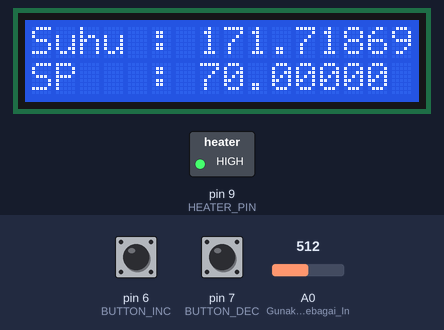
The sketch below on a simulated Arduino Uno, built for the host (arithmetic inside an expression is 32-bit, double 64-bit). Shown: 16×2 character LCD, switched loads named in the sketch (green lamp = pin HIGH). The test bench sets the inputs (shaded band); at power-on: A0 (Gunakan_Pin_A0_sebagai_In) = 512, pin 6 (BUTTON_INC) LOW, pin 7 (BUTTON_DEC) LOW. What the sketch prints to the serial monitor is not drawn.

Above: at 1.6 s.
1.7 s: A0 (Gunakan_Pin_A0_sebagai_In) set to 716
At 2.8 s:
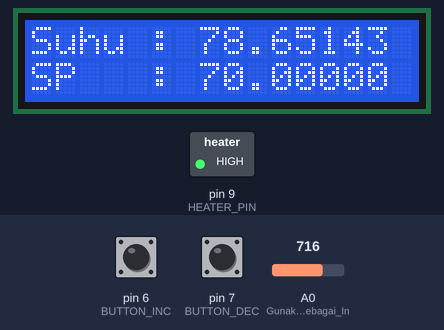
4.7 s: A0 (Gunakan_Pin_A0_sebagai_In) set to 701
At 5.5 s:
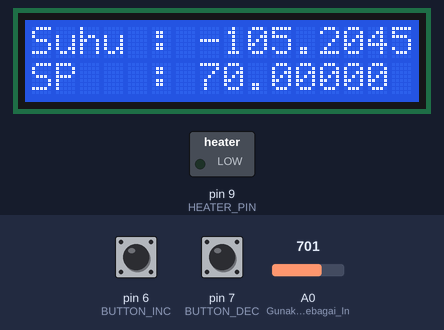
7.5 s: A0 (Gunakan_Pin_A0_sebagai_In) set to 511
At 8.8 s:
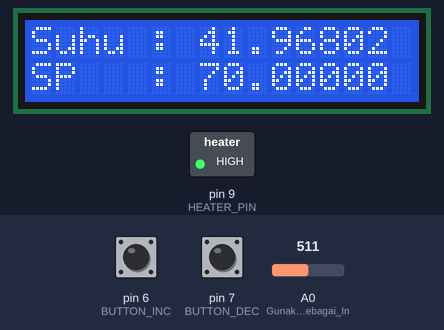
10.5 s: pin 6 (BUTTON_INC) pulled HIGH for 0.15 s
At 11.7 s:
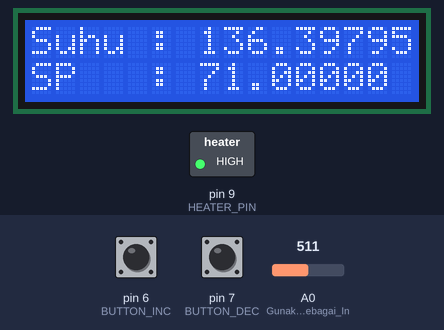
12.1 s: pin 6 (BUTTON_INC) pulled HIGH for 1 s
At 13.1 s:
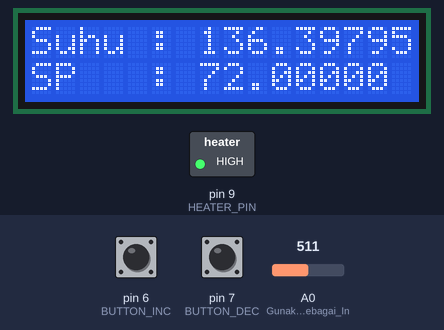
Timing chart, 0 to 15.1 s (numbered marks = the images above; inputs shaded):
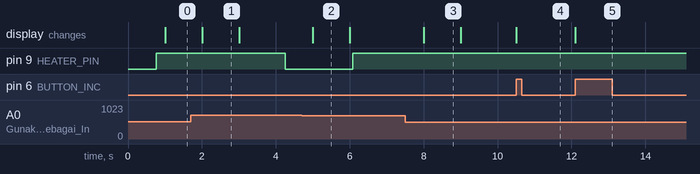

Measured:
- the behaviour switches between 709 and 708 on A0 (Gunakan_Pin_A0_sebagai_In) (found by bisection; images 1 and 2)
- after the input at 1.7 s, pin 9 (HEATER_PIN): HIGH → LOW after 2.6 s; the display: changes after 0.30 s (image 1)
- after the input at 4.7 s, the display: changes after 0.31 s (image 2)
- after the input at 7.5 s, pin 9 (HEATER_PIN): stays HIGH (without the input it goes to LOW after 0.95 s); the display: changes after 0.51 s (image 3)
- after the input at 10.5 s, the display: changes at once (image 4)
- after the input at 12.1 s, the display: changes at once (image 5)
- what the display in image 1 shows lasts 1.0 s, from 2.0 s to 3.0 s

The sketch:

SIMP2025_PIDControl.ino
```cpp
/*
Sistem Instrumentasi dan Metode Pengukuran - 2025

Program untuk melakukan kontrol loop tertutup dengan
kontrol berupa PID. Solid state relay (SSR) digunakan
untuk menghidup-matikan heater dan SSR tersebut akan
Arduino Uno kontrol melalui program ini.

Misalkan error menyatakan selisih antara temperatur
setpoint dan temperatur aktual pada sistem.
||
||   e(t) = SP - x(t)
||
||   e(t) : error
||   SP   : Set point (dalam hal ini temperatur)
||   x(t) : Variabel yang ingin dikontrol (dalam hal ini temperatur)
||
Maka, output PID u(t) diberikan sebagai
||
||   u(t) = Kp * e(t) + Ki \int{e(t)} + Kd de(t)/dt
||
Jika kita uraikan formula PID di atas menjadi komponen-komponen
proporsional P(t), integral I(t), dan derivative D(t), maka
||
||   u(t) = P(t) + I(t) + D(t)
||
Untuk perhitungan secara numerik, kita definisikan instance waktu
t = nT dengan T menyatakan periode sampling yang digunakan untuk
komputasi PID. Kita bisa definisikan
||
||   P(nT) = Kp * e(nT)
||   I(nT) = Ki * \sum(T * e(nT))
||         = Ki * T * e(nT) + I((n-1)T)                     // Persamaan Rekursif
||   D(nT) = Kd * ( e(nT) - e((n-1)T) ) / T                 // Aproksimasi Turunan
||
Sehingga kita bisa hitung nilai u(nT) berdasarkan komponen-komponen
P(nT), I(nT), dan D(nT) di atas.
*/

#include <avr/io.h>
#include <avr/interrupt.h>
#include <LiquidCrystal.h>

// Definisi (silakan atur sesuai keperluan)
#define SELANG_WAKTU_SAMPLING_ADC  100       // Selang waktu konversi A/D dalam ms.
#define SELANG_WAKTU_SAMPLING_PID  2000ULL   // Selang waktu sampling kontrol PID dalam ms. (Maksimum 4 detik atau 4000 ms)
#define SELANG_WAKTU_LCD           1000      // Selang waktu penampilan hasil bacaan temperatur ke LCD.
#define SELANG_WAKTU_DEBOUNCE      50        // Selang waktu minimum agar tombol bisa kembali dipakai (dalma ms)

#define RESOLUSI_SETPOINT_C        1.0F

#define BUTTON_INC                 6         // Tombol untuk menaikkan nilai setpoint
#define BUTTON_DEC                 7         // Tombol untuk menurunkan nilai setpoint
#define HEATER_PIN                 9         // Pin untuk mengontrol SSR

#define CPU_FREQ              16000ULL            // in kHz
#define TIMER1_PRESCALLER     1024ULL
#define TIMER1_TOP_VALUE      ((SELANG_WAKTU_SAMPLING_PID * CPU_FREQ / TIMER1_PRESCALLER) - 1)

/* Deklarasi Objek dan Variables */
LiquidCrystal lcd(12, 10, 5, 4, 3, 2); 	// LCD: RS, E, D4, D5, D6, D7

bool lastButtonState_inc;          // Keadaan terakhir tombol (untuk menaikkan nilai setpoint)
bool lastButtonState_dec;          // Keadaan terakhir tombol (untuk menurunkan nilai setpoint)
bool currentState;

unsigned int   ui_ADC[10] = {0};   // Array untuk menyimpan Bacaan ADC oleh Arduino dengan banyaknya elemen sebesar 10 buah.
float          f_ADCMovAvg;        // Hasil Moving Average dari bacaan ADC. Hasil dihitung dengan meratakan array adc.
unsigned char  uc_arrayIndex;      // Indeks dari array adc.

volatile uint8_t  b_PIDSampTimeFlag;    // Flag untuk menandakan sudah saatnya melakukan perhitungan dan kontrol PID
unsigned long  ul_SampTimeMS;      // Checkpoint pewaktu untuk sampling dalam millisecond.
unsigned long  ul_LCDTimeMS;       // Checkpoint pewaktu untuk Pengubahan Bacaan di LCD.
unsigned long  ul_DebounceMS_inc;  // Checkpoint pewaktu debounce
unsigned long  ul_DebounceMS_dec;  // Checkpoint pewaktu debounce

float f_TempFilter_C;              // Filtered Temperatur dalam derajat Celcius.
float f_SetPoint_C;                // Setpoint temperatur dalam derajat Celcius.

const float f_PID_Kp     = 0.5F;   // Konstanta Proportional PID
const float f_PID_Ki     = 0.0F;   // Konstanta Integral PID
const float f_PID_Kd     = 0.0F;   // Konstanta Derivative PID

float f_PrevError_C;               // Nilai error antara setpoint dan f_TempFilter_C sebelumnya
float f_Error_C;                   // Nilai error antara setpoint dan f_TempFilter_C (aktual) dalam derajat Celcius
float f_PID_Prop;                  // Nilai komponen proportional dari PID
float f_PID_Int;                   // Nilai komponen integral dari PID
float f_PID_Deriv;                 // Nilai komponen derivative dari PID
float f_PID_Output;                // Output PID

/* Fungsi */
float fGetTemperature(float adc_value)
{
     // Fungsi untuk menghitung temperatur berdasarkan nilai adc
     // Koefisien model a, b, dan c diisi/diganti berdasarkan hasil regresi Anda masing-masing
     float a, b, c, result;
     a = -0.002;         // This is just an example
     b = 1.24;           // This is just an example
     c = 25.00;          // This is just an example
     // Hitung resultnya
     result = a * adc_value * adc_value;     // Suku kuadrat
     result = result + (b * adc_value);      // Suku pangkat 1
     result = result + c;                    // Suku pangkat 0

     return result;
}
float fGetPIDOutput(float setpoint, float temp)
{
     f_PrevError_C  = f_Error_C;
     f_Error_C      = setpoint - temp;
     // Hitung komponen PID
     f_PID_Prop     = f_PID_Kp * f_Error_C;
     f_PID_Int      = f_PID_Int + (f_PID_Ki * (float)(SELANG_WAKTU_SAMPLING_PID / 1000.0F) * f_Error_C);    // Sampling time dalam s
     f_PID_Deriv    = f_PID_Kd * (f_Error_C - f_PrevError_C) / ((float)SELANG_WAKTU_SAMPLING_PID / 1000.0F);
     // Hitung Output PID
     return f_PID_Prop + f_PID_Int + f_PID_Deriv;
}

void HeaterControl(float PIDOutput)
{
     uint16_t PWM_DutyCycle_Value = 0;
     if (PIDOutput > 0.0F)
     {
          // Di sini, PIDOutput merupakan % Duty Cycle dari PWM untuk kontrol SSR
          PWM_DutyCycle_Value = (uint16_t)((float)TIMER1_TOP_VALUE * (PIDOutput / 100.0F));
     }
     // Set nilai OCR1A untuk mengontrol Duty Cycle PWM
     cli();
     OCR1A = PWM_DutyCycle_Value;
     sei();
}

void HardwareTimerSetup(void)
{
     /* Setup untuk timer interrupt dengan menggunakan Atmega328P Timer1 */
     // Jika Anda tertarik untuk belajar lebih lanjut mengenai interrupt,
     // silakan Anda ambil matakuliah mikrokontroler dan instrumentasi digital
     // semester depan

     // *Notes: Pastikan anda tidak menggunakan analogWrite pada pin digital
     // 9 dan 10

     // Initialize Timer1 Counter Value
     ICR1  = TIMER1_TOP_VALUE;     // Top value
     OCR1A = TIMER1_TOP_VALUE / 2; // Output compare match value
     TCNT1 = 0;                    // Timer counter
     // COM : Disable, WGM : Fast PWM with ICR1 as Top Value
     TCCR1A = (1 << WGM11);                  // Ini memberikan 0b0000 0010
     TCCR1B = (1 << WGM13) | (1 << WGM12);   // Ini memberikan 0b0001 1000
     // Enable interrupt (Overflow Interrupt dan Output Compare Match A Interrupt)
     TIMSK1 = (1 << TOIE1) | (1 << OCIE1A);
}

static inline void HardwareTimerRoutineStart(void)
{
     // Mulai timer dengan menset bit ketiga clock select != 0b000
     TCCR1B = (TCCR1B & (~0x07)) | ((1 << CS12) | (1 << CS10));
}

inline void NyalakanHeater(void){
     // level tegangan rendah pada heater pin akan membuat SSR menjadi saklar tertutup
     // bagi heater sehingga heater menyala
     digitalWrite(HEATER_PIN, LOW);
}
inline void MatikanHeater(void){
     // level tegangan tinggi pada heater pin akan membuat SSR menjadi saklar terbuka
     // bagi heater sehingga heater mati
     digitalWrite(HEATER_PIN, HIGH);
}

/* Interrupt Service Routine */
ISR(TIMER1_OVF_vect)
{
     // Notifikasi loop utama untuk melakukan perhitungan PID
     b_PIDSampTimeFlag = true;
     if (OCR1A > 0) NyalakanHeater();
}
bool asd = false;
ISR(TIMER1_COMPA_vect)
{
     // Untuk mengenerate PWM noninverting pada pin manapun
     // *Digunakan untuk mengontrol SSR
     MatikanHeater();
}

/* Algoritma utama */
void setup()
{
     // [Inisiasi variabel]
     f_ADCMovAvg         = 0;
     uc_arrayIndex       = 0;

     b_PIDSampTimeFlag   = true;
     ul_SampTimeMS       = 0;
     ul_LCDTimeMS        = 0;
     ul_DebounceMS_inc   = 0;
     ul_DebounceMS_dec   = 0;

     f_TempFilter_C = 0;
     f_SetPoint_C   = 70.0;

     f_Error_C      = f_SetPoint_C - f_TempFilter_C;
     f_PrevError_C  = f_Error_C;

     f_PID_Prop     = 0;
     f_PID_Int      = 0;
     f_PID_Deriv    = 0;
     f_PID_Output   = 0;

     // [Inisiasi Komunikasi Serial Arduino-PC (Logging purpose)]
     // *Pastikan Baud Rate di Serial Monitor 19200 !
     Serial.begin(19200);
     Serial.println("SIMP - 2025 [Kontrol Temperatur]");

     // [Inisiasi LCD]
     lcd.begin(16,2);
     lcd.clear();
     lcd.print("Suhu : ");
     lcd.setCursor(0, 1);
     lcd.print("SP   : ");

     // [Setting Mode Pin Arduino Uno]
     pinMode(A0, INPUT);      // Gunakan Pin A0 sebagai Input untuk keluaran Signal Conditioning
     pinMode(BUTTON_INC, INPUT);
     pinMode(BUTTON_DEC, INPUT);
     pinMode(HEATER_PIN, OUTPUT);

     // [Start Hardware Timer dan Interrupt Service-nya]
     HardwareTimerSetup();
     HardwareTimerRoutineStart();
     sei();
}

void loop() {
     // [Sampling ADC]
     if (millis() - ul_SampTimeMS >= SELANG_WAKTU_SAMPLING_ADC)
     {
          // * Konversi ADC Tunggal *
          // Simpan checkpoint waktu terbaru
          ul_SampTimeMS = millis();
          // Update Indeks Buffer
          uc_arrayIndex++;
          if (uc_arrayIndex >= 10) uc_arrayIndex = 0;
          // Lakukan Konversi ADC
          ui_ADC[uc_arrayIndex] = analogRead(A0);

          // * Averaging dan penghitungan temperatur *
          // Hitung Moving Averagenya dengan Merata-ratakan nilai ADC yang tersimpan di dalam array
          unsigned long ul_SUM = 0;
          for(int index=0; index<10; index++)
          {
               ul_SUM = ul_SUM + ui_ADC[index];
          }
          f_ADCMovAvg = (float)ul_SUM / 10.0;
          // Hitung nilai temperaturnya
          f_TempFilter_C = fGetTemperature(f_ADCMovAvg);                   // Temperatur filtered berdasarkan moving average adc
     }
     // [Kontrol PID]
     if (b_PIDSampTimeFlag)
     {    // Event untuk menghitung PID dan menerapkan output kontrolnya
          // Reset flag
          cli();
          b_PIDSampTimeFlag = false;
          sei();
          // Hitung PID
          f_PID_Output = fGetPIDOutput(f_SetPoint_C, f_TempFilter_C);
          Serial.println(f_PID_Output);
          // Kontrol PWM Relay berdasarkan output PID
          HeaterControl(f_PID_Output);
     }
     // [Bacaan Temperatur ke LCD]
     if (millis() - ul_LCDTimeMS >= SELANG_WAKTU_LCD)
     {
          // Simpan Checkpoint waktu terbaru
          ul_LCDTimeMS = millis();
          // Display bacaan temperatur dan setpoint
          {
               lcd.setCursor(7, 0);
               lcd.print("     ");
               lcd.setCursor(7, 0);
               lcd.print(f_TempFilter_C, 5);
               lcd.print(" C");
               lcd.setCursor(7, 1);
               lcd.print("     ");
               lcd.setCursor(7, 1);
               lcd.print(f_SetPoint_C, 5);
          }
     }
     // [Handler Tombol Setpoint Increase]
     currentState = digitalRead(BUTTON_INC);
     if (
          (currentState == HIGH) && (lastButtonState_inc == LOW)           // Rising edge transition?
          && (millis() - ul_DebounceMS_inc >= SELANG_WAKTU_DEBOUNCE)       // and the debounce?
     )
     {
          // *Terjadi Rising Edge (transisi tegangan LOW ke High)
          // yang mengindikasikan adanya penekanan tombol*
          // > Update Checkpoint
          ul_DebounceMS_inc = millis();
          // > Naikkan nilai setpoint
          f_SetPoint_C = f_SetPoint_C + RESOLUSI_SETPOINT_C;
          // > Update nilai setpoint yang ditampilkan di LCD
          lcd.setCursor(7, 1);
          lcd.print("     ");
          lcd.setCursor(7, 1);
          lcd.print(f_SetPoint_C, 5);
     }
     lastButtonState_inc = currentState;

     // [Handler Tombol Setpoint Decrease]
     currentState = digitalRead(BUTTON_DEC);
     if (
          (currentState == HIGH) && (lastButtonState_dec == LOW)           // Rising edge transition?
          && (millis() - ul_DebounceMS_dec >= SELANG_WAKTU_DEBOUNCE)       // and the debounce?
     )
     {
          // *Terjadi Rising Edge (transisi tegangan LOW ke High)
          // yang mengindikasikan adanya penekanan tombol*
          // > Update Checkpoint
          ul_DebounceMS_dec = millis();
          // > Turunkan nilai setpoint
          f_SetPoint_C = f_SetPoint_C - RESOLUSI_SETPOINT_C;
          // > Update nilai setpoint yang ditampilkan di LCD
          lcd.setCursor(7, 1);
          lcd.print("     ");
          lcd.setCursor(7, 1);
          lcd.print(f_SetPoint_C, 5);
     }
     lastButtonState_dec = currentState;
}
```
